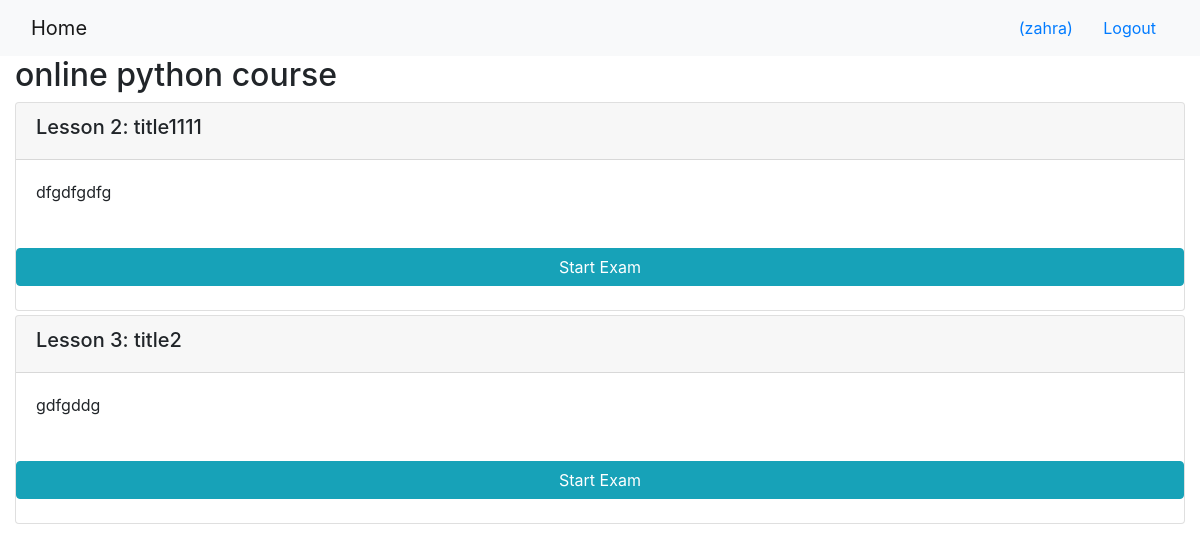
The app's page /onlinecourse/1/ (signed in), older data.
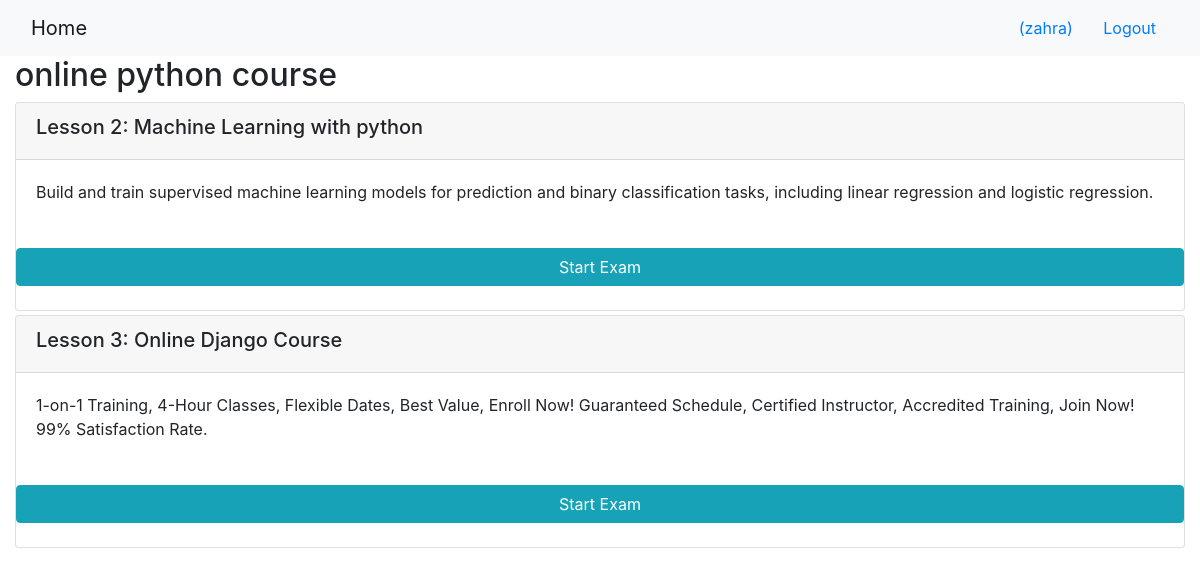
The same page, newer data.
### onlinecourse/models.py (models this page shows)
class Lesson(models.Model):
    title = models.CharField(max_length=200, default="title")
    order = models.IntegerField(default=0)
    course = models.ForeignKey(Course, on_delete=models.CASCADE)
    content = models.TextField()

### onlinecourse/views.py (the view)
# urls.py: path('<int:pk>/', views.CourseDetailView.as_view(), name='course_details'),
class CourseDetailView(generic.DetailView):
    model = Course
    template_name = 'onlinecourse/course_detail_bootstrap.html'

### onlinecourse/templates/onlinecourse/course_detail_bootstrap.html (shortened to what this page needs)
<!DOCTYPE html>
<html lang="en">
<head>
     {% load static %}
    <link rel="stylesheet" href="https://maxcdn.bootstrapcdn.com/bootstrap/4.5.2/css/bootstrap.min.css">
</head>
<body>
    <nav class="navbar navbar-light bg-light">
        <div class="container-fluid">
            <div class="navbar-header">
                  <a class="navbar-brand" href="{% url 'onlinecourse:index' %}">Home</a>
            </div>
            <ul class="nav navbar-nav navbar-right">
                {% if user.is_authenticated %}
                <li>
                    <a class="btn btn-link" href="#">{{ user.first_name }}({{ user.username }})</a>
                    <a class="btn btn-link" href="{% url 'onlinecourse:logout' %}">Logout</a>
                </li>
                {% endif %}
            </ul>
        </div>
    </nav>
    <div class="container-fluid">
            <h2>{{ course.name }}</h2>
            <div class="card-columns-vertical">
                {% for lesson in course.lesson_set.all %}
                    <div class="card mt-1">
                        <div class="card-header"><h5>Lesson {{lesson.order|add:1}}: {{lesson.title}}</h5></div>
                        <div class="card-body">{{lesson.content}}</div>
             {% if user.is_authenticated %}
             <br>
             <button data-toggle="collapse" class="btn btn-info btn-block" data-target="#exam">Start Exam</button>
             <br>
             {% endif %}
                </div>
                {% endfor %}
            </div>
     </div>
 </body>
 </html>

Row changes from the older to the newer data that the page shows:
changed Lesson: title "title1111" → "Machine Learning with python"; content "dfgdfgdfg" → "Build and train supervised machine learning models for prediction and binary classification tasks, including linear regression and logistic regression."
changed Lesson: title "title2" → "Online Django Course"; content "gdfgddg" → "1-on-1 Training, 4-Hour Classes, Flexible Dates, Best Value, Enroll Now! Guaranteed Schedule, Certified Instructor, Accredited Training, Join Now! 99% Satisfaction Rate."
